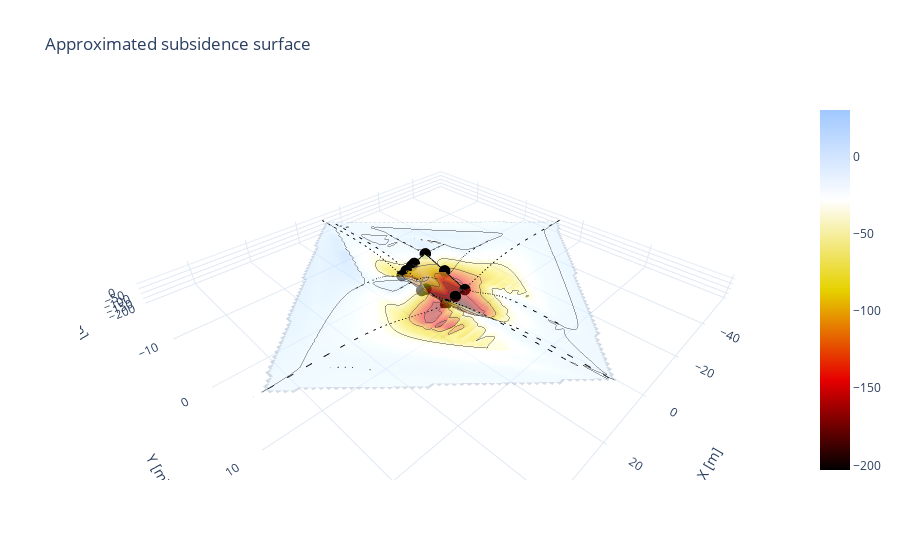

Source (notebook cell):
### Markdown cell above
### <strong> 0.3 | Estimating the greenfield soil profile for the building</strong>

### Code cell
ijsselsteinseweg.fit_function(i_guess = 1, tolerance = 1e-2, step = 1) # Fit gaussian shapes to walls
plots.subsidence(ijsselsteinseweg, building = False, soil= True, deformation= True)
